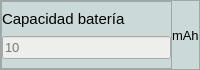
                            <widget class="QFrame" name="capacidadB_v">
                             <property name="maximumSize">
                              <size>
                               <width>250</width>
                               <height>70</height>
                              </size>
                             </property>
                             <property name="styleSheet">
                              <string notr="true">background-color: rgb(203, 218, 216);</string>
                             </property>
                             <property name="frameShape">
                              <enum>QFrame::StyledPanel</enum>
                             </property>
                             <property name="frameShadow">
                              <enum>QFrame::Raised</enum>
                             </property>
                             <layout class="QHBoxLayout" name="horizontalLayout_76">
                              <property name="spacing">
                               <number>0</number>
                              </property>
                              <property name="leftMargin">
                               <number>0</number>
                              </property>
                              <property name="topMargin">
                               <number>0</number>
                              </property>
                              <property name="rightMargin">
                               <number>0</number>
                              </property>
                              <property name="bottomMargin">
                               <number>0</number>
                              </property>
                              <item>
                               <widget class="QFrame" name="capacidadB">
                                <property name="maximumSize">
                                 <size>
                                  <width>200</width>
                                  <height>16777215</height>
                                 </size>
                                </property>
                                <property name="frameShape">
                                 <enum>QFrame::StyledPanel</enum>
                                </property>
                                <property name="frameShadow">
                                 <enum>QFrame::Raised</enum>
                                </property>
                                <layout class="QVBoxLayout" name="verticalLayout_133">
                                 <property name="spacing">
                                  <number>0</number>
                                 </property>
                                 <property name="leftMargin">
                                  <number>0</number>
                                 </property>
                                 <property name="topMargin">
                                  <number>0</number>
                                 </property>
                                 <property name="rightMargin">
                                  <number>0</number>
                                 </property>
                                 <item>
                                  <widget class="QLabel" name="capacidadB_label">
                                   <property name="font">
                                    <font>
                                     <pointsize>11</pointsize>
                                    </font>
                                   </property>
                                   <property name="styleSheet">
                                    <string notr="true">color: rgb(0, 0, 0);</string>
                                   </property>
                                   <property name="text">
                                    <string>Capacidad batería</string>
                                   </property>
                                  </widget>
                                 </item>
                                 <item>
                                  <widget class="QLineEdit" name="capacidadB_text">
                                   <property name="font">
                                    <font>
                                     <pointsize>10</pointsize>
                                    </font>
                                   </property>
                                   <property name="styleSheet">
                                    <string notr="true">background-color: rgb(238, 238, 236);</string>
                                   </property>
                                   <property name="placeholderText">
                                    <string>10</string>
                                   </property>
                                  </widget>
                                 </item>
                                </layout>
                               </widget>
                              </item>
                              <item>
                               <widget class="QLabel" name="capacidad_u_label">
                                <property name="font">
                                 <font>
                                  <pointsize>10</pointsize>
                                 </font>
                                </property>
                                <property name="styleSheet">
                                 <string notr="true">color: rgb(0, 0, 0);</string>
                                </property>
                                <property name="text">
                                 <string>mAh</string>
                                </property>
                               </widget>
                              </item>
                             </layout>
                            </widget>
